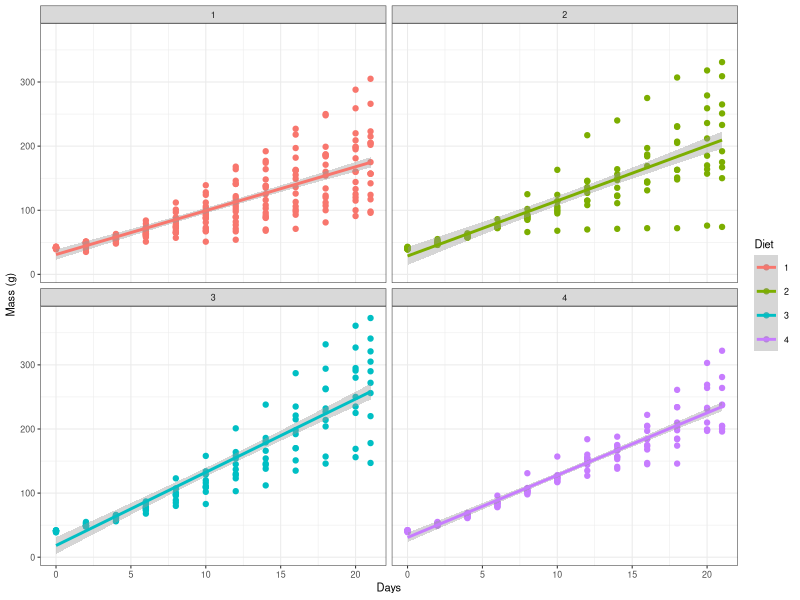
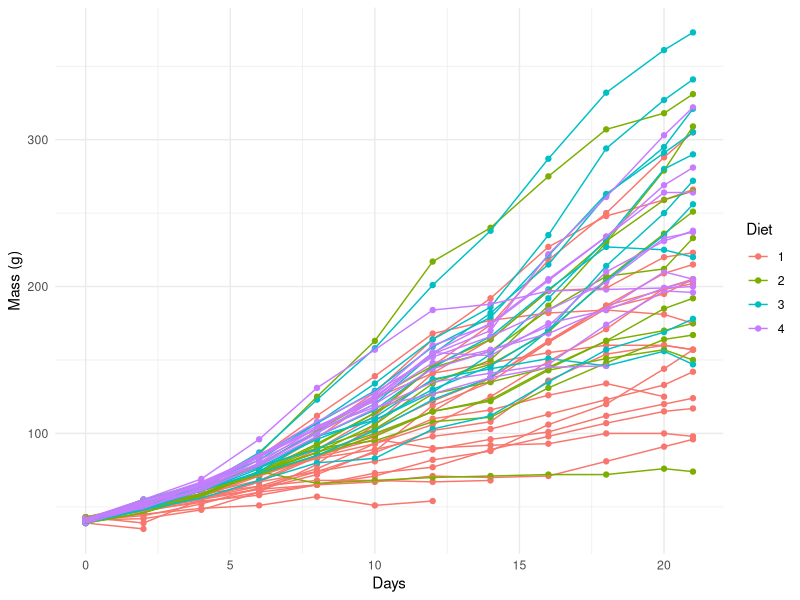
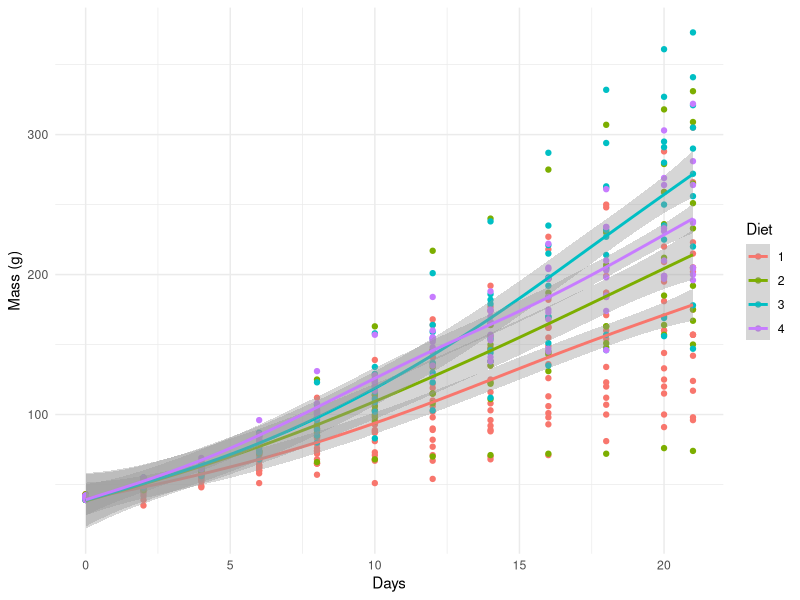
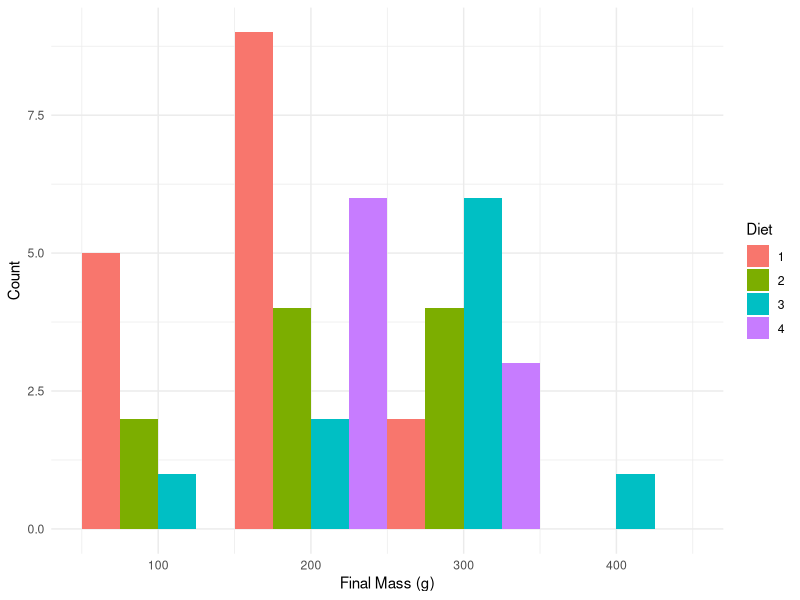
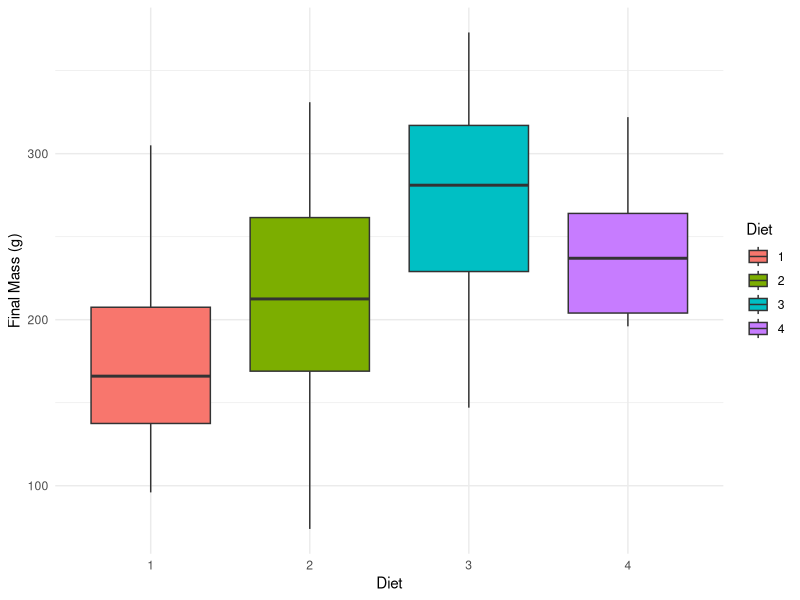
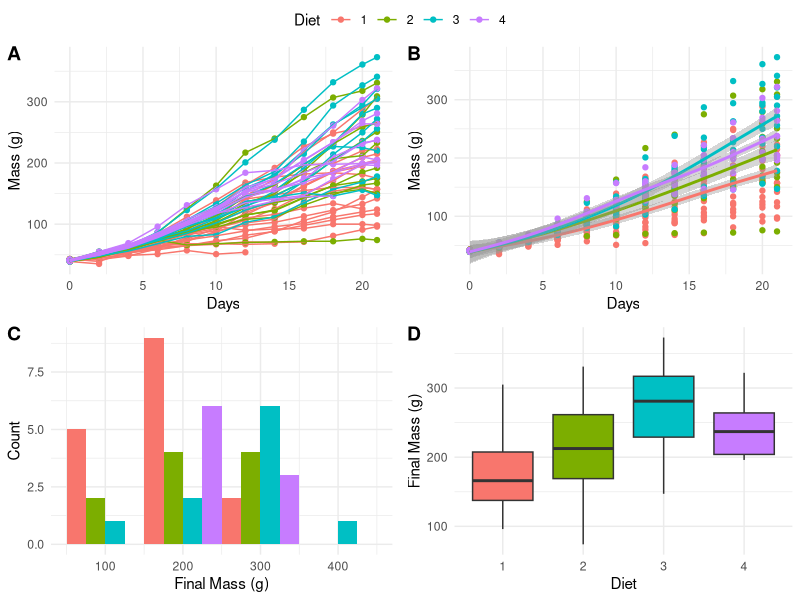

These figures' R source, in order:
## ---- chunk 1
knitr::opts_chunk$set(
  comment = "R>", 
  warning = FALSE, 
  message = FALSE,
  fig.width = 4.5,
  fig.height = 2.625,
  out.width = "75%",
  fig.asp = NULL, # control via width/height
  dpi = 300
)

ggplot2::theme_set(
  ggplot2::theme_minimal(base_size = 8)
)
ggplot2::theme_set(
  ggplot2::theme_bw(base_size = 8)
)
## ---- chunk 2
# Load libraries
library(tidyverse)
library(ggpubr)
## ---- chunk 3
#| fig.cap: "Simple faceted figure showing a linear model applied to each diet."
# Load data
ChickWeight <- datasets::ChickWeight

# Create faceted figure
ggplot(data = ChickWeight, aes(x = Time, y = weight, colour = Diet)) +
  geom_point() +
  geom_smooth(method = "lm") + # Note the `+` sign here
  facet_wrap(~Diet, ncol = 2) + # This is the line that creates the facets
  labs(x = "Days", y = "Mass (g)")
## ---- chunk 4
ChickLast <- ChickWeight %>% 
  filter(Time == 21)
## ---- chunk 5
#| fig.cap: "Line graph for the progression of chicken weights (g) over time (days) based on four different diets."
line_1 <- ggplot(data = ChickWeight, aes(x = Time, y = weight, colour = Diet)) +
  geom_point() +
  geom_line(aes(group = Chick)) +
  labs(x = "Days", y = "Mass (g)") +
  theme_minimal()
line_1
## ---- chunk 6
#| fig.cap: "GAM smooths for the progression of chicken weights (g) over time (days) based on four different diets."
lm_1 <- ggplot(data = ChickWeight, aes(x = Time, y = weight, colour = Diet)) +
  geom_point() +
  geom_smooth(method = "gam") +
  labs(x = "Days", y = "Mass (g)") +
  theme_minimal()
lm_1
## ---- chunk 7
#| message: false
#| fig.cap: "Histogram showing final chicken weights (g) by diet."
# Note that we are using 'ChickLast', not 'ChickWeight'
histogram_1 <- ggplot(data = ChickLast, aes(x = weight)) +
  geom_histogram(aes(fill = Diet), position = "dodge", binwidth = 100) +
  labs(x = "Final Mass (g)", y = "Count") +
  theme_minimal()
histogram_1
## ---- chunk 8
#| fig.cap: "Violin plot showing the distribution of final chicken weights (g) by diet."
# Note that we are using 'ChickLast', not 'ChickWeight'
box_1 <- ggplot(data = ChickLast, aes(x = Diet, y = weight)) +
  geom_boxplot(aes(fill = Diet)) +
  labs(x = "Diet", y = "Final Mass (g)") +
  theme_minimal()
box_1
## ---- chunk 9
#| warning: false
#| message: false
#| fig.cap: "All four of our figures gridded together with an automagically created common legend."
ggarrange(line_1, lm_1, histogram_1, box_1, 
          ncol = 2, nrow = 2, # Set number of rows and columns
          labels = c("A", "B", "C", "D"), # Label each figure
          common.legend = TRUE) # Create common legend
